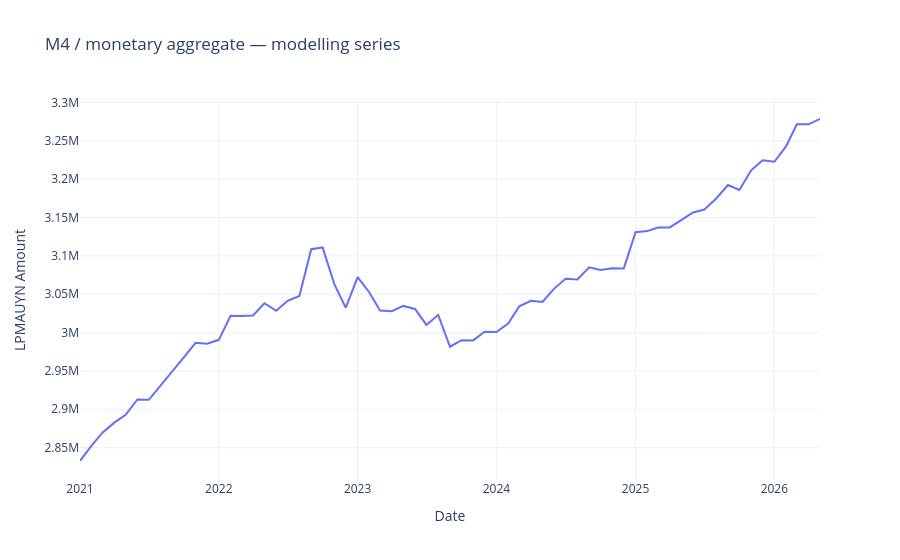
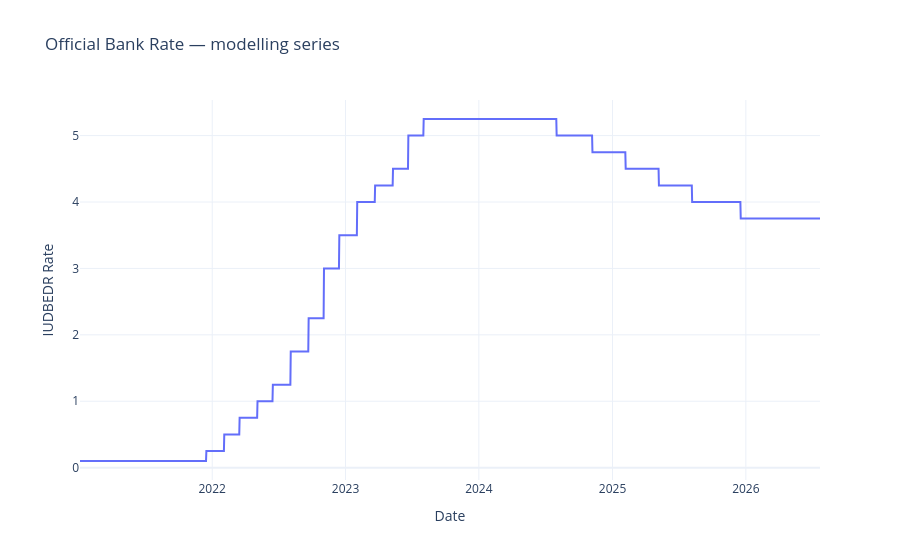
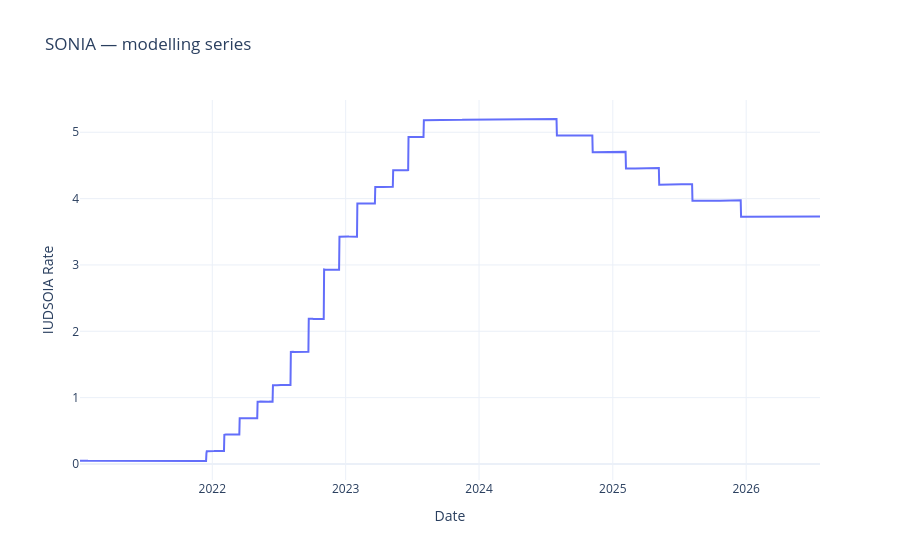
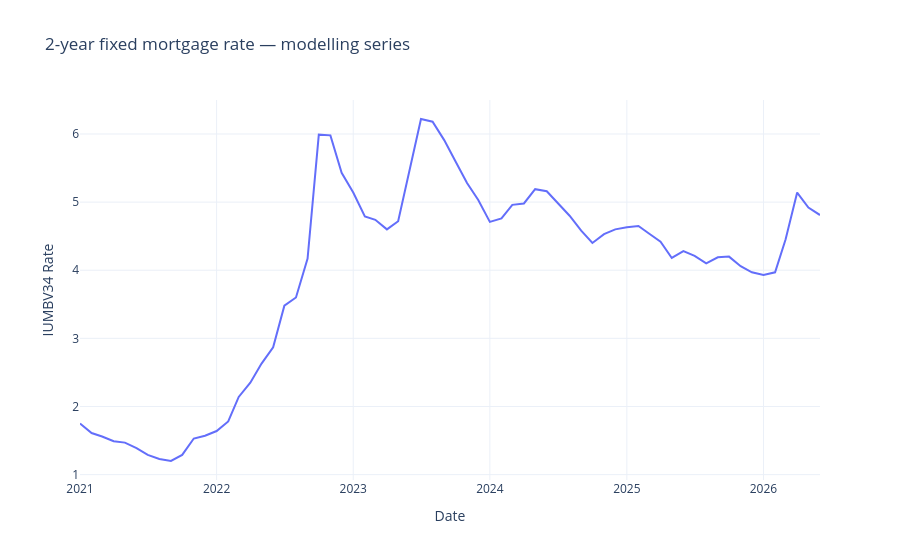

Notebook source saved alongside these figures, in order:
### Markdown cell above
## 5. Initial time-series exploration

### Code cell
def plot_series(series_code: str) -> go.Figure:
    config = DATASET_CONFIG[series_code]
    series = model_series[series_code]
    figure = go.Figure()
    figure.add_trace(go.Scatter(x=series.index, y=series.values, mode='lines', name=config['label']))
    figure.update_layout(
        title=f"{config['label']} — modelling series",
        xaxis_title='Date',
        yaxis_title=config['value_column'],
        hovermode='x unified',
        template='plotly_white',
    )
    return figure


for series_code in DATASET_CONFIG:
    plot_series(series_code).show()

### Figure 1 — Plotly figure (JSON) as saved in the notebook; plotly's stock layout.template omitted (floating-point values rounded to 4 significant figures)
{"data": [{"mode": "lines", "name": "M4 / monetary aggregate", "type": "scatter", "x": ["2021-01-01T00:00:00", "2021-02-01T00:00:00", "2021-03-01T00:00:00", "2021-04-01T00:00:00", "2021-05-01T00:00:00", "2021-06-01T00:00:00", "2021-07-01T00:00:00", "2021-08-01T00:00:00", "2021-09-01T00:00:00", "2021-10-01T00:00:00", "2021-11-01T00:00:00", "2021-12-01T00:00:00", "2022-01-01T00:00:00", "2022-02-01T00:00:00", "2022-03-01T00:00:00", "2022-04-01T00:00:00", "2022-05-01T00:00:00", "2022-06-01T00:00:00", "2022-07-01T00:00:00", "2022-08-01T00:00:00", "2022-09-01T00:00:00", "2022-10-01T00:00:00", "2022-11-01T00:00:00", "2022-12-01T00:00:00", "2023-01-01T00:00:00", "2023-02-01T00:00:00", "2023-03-01T00:00:00", "2023-04-01T00:00:00", "2023-05-01T00:00:00", "2023-06-01T00:00:00", "2023-07-01T00:00:00", "2023-08-01T00:00:00", "2023-09-01T00:00:00", "2023-10-01T00:00:00", "2023-11-01T00:00:00", "2023-12-01T00:00:00", "2024-01-01T00:00:00", "2024-02-01T00:00:00", "2024-03-01T00:00:00", "2024-04-01T00:00:00", "2024-05-01T00:00:00", "2024-06-01T00:00:00", "2024-07-01T00:00:00", "2024-08-01T00:00:00", "2024-09-01T00:00:00", "2024-10-01T00:00:00", "2024-11-01T00:00:00", "2024-12-01T00:00:00", "2025-01-01T00:00:00", "2025-02-01T00:00:00", "2025-03-01T00:00:00", "2025-04-01T00:00:00", "2025-05-01T00:00:00", "2025-06-01T00:00:00", "2025-07-01T00:00:00", "2025-08-01T00:00:00", "2025-09-01T00:00:00", "2025-10-01T00:00:00", "2025-11-01T00:00:00", "2025-12-01T00:00:00", "2026-01-01T00:00:00", "2026-02-01T00:00:00", "2026-03-01T00:00:00", "2026-04-01T00:00:00", "2026-05-01T00:00:00"], "y": [2833000.0, 2853000.0, 2870000.0, 2883000.0, 2893000.0, 2913000.0, 2912000.0, 2931000.0, 2949000.0, 2968000.0, 2987000.0, 2985000.0, 2991000.0, 3022000.0, 3022000.0, 3022000.0, 3038000.0, 3029000.0, 3041000.0, 3048000.0, 3109000.0, 3111000.0, 3063000.0, 3032000.0, 3072000.0, 3052000.0, 3029000.0, 3028000.0, 3035000.0, 3031000.0, 3010000.0, 3023000.0, 2982000.0, 2990000.0, 2990000.0, 3001000.0, 3001000.0, 3012000.0, 3034000.0, 3041000.0, 3040000.0, 3057000.0, 3070000.0, 3069000.0, 3085000.0, 3082000.0, 3084000.0, 3084000.0, 3131000.0, 3132000.0, 3137000.0, 3137000.0, 3147000.0, 3157000.0, 3160000.0, 3175000.0, 3192000.0, 3186000.0, 3212000.0, 3225000.0, 3223000.0, 3243000.0, 3272000.0, 3272000.0, 3278000.0]}], "layout": {"hovermode": "x unified", "title": {"text": "M4 / monetary aggregate — modelling series"}, "xaxis": {"title": {"text": "Date"}}, "yaxis": {"title": {"text": "LPMAUYN Amount"}}}}

### Figure 2 — Plotly figure (JSON) as saved in the notebook; plotly's stock layout.template omitted (floating-point values rounded to 4 significant figures; data arrays with more than 128 entries replaced by an {"elided": "..."} marker saying what was removed)
{"data": [{"mode": "lines", "name": "Official Bank Rate", "type": "scatter", "x": {"elided": "1449 str values"}, "y": {"elided": "1449 float values"}}], "layout": {"hovermode": "x unified", "title": {"text": "Official Bank Rate — modelling series"}, "xaxis": {"title": {"text": "Date"}}, "yaxis": {"title": {"text": "IUDBEDR Rate"}}}}

### Figure 3 — Plotly figure (JSON) as saved in the notebook; plotly's stock layout.template omitted (floating-point values rounded to 4 significant figures; data arrays with more than 128 entries replaced by an {"elided": "..."} marker saying what was removed)
{"data": [{"mode": "lines", "name": "SONIA", "type": "scatter", "x": {"elided": "1448 str values"}, "y": {"elided": "1448 float values"}}], "layout": {"hovermode": "x unified", "title": {"text": "SONIA — modelling series"}, "xaxis": {"title": {"text": "Date"}}, "yaxis": {"title": {"text": "IUDSOIA Rate"}}}}

### Figure 4 — Plotly figure (JSON) as saved in the notebook; plotly's stock layout.template omitted (floating-point values rounded to 4 significant figures)
{"data": [{"mode": "lines", "name": "2-year fixed mortgage rate", "type": "scatter", "x": ["2021-01-01T00:00:00", "2021-02-01T00:00:00", "2021-03-01T00:00:00", "2021-04-01T00:00:00", "2021-05-01T00:00:00", "2021-06-01T00:00:00", "2021-07-01T00:00:00", "2021-08-01T00:00:00", "2021-09-01T00:00:00", "2021-10-01T00:00:00", "2021-11-01T00:00:00", "2021-12-01T00:00:00", "2022-01-01T00:00:00", "2022-02-01T00:00:00", "2022-03-01T00:00:00", "2022-04-01T00:00:00", "2022-05-01T00:00:00", "2022-06-01T00:00:00", "2022-07-01T00:00:00", "2022-08-01T00:00:00", "2022-09-01T00:00:00", "2022-10-01T00:00:00", "2022-11-01T00:00:00", "2022-12-01T00:00:00", "2023-01-01T00:00:00", "2023-02-01T00:00:00", "2023-03-01T00:00:00", "2023-04-01T00:00:00", "2023-05-01T00:00:00", "2023-06-01T00:00:00", "2023-07-01T00:00:00", "2023-08-01T00:00:00", "2023-09-01T00:00:00", "2023-10-01T00:00:00", "2023-11-01T00:00:00", "2023-12-01T00:00:00", "2024-01-01T00:00:00", "2024-02-01T00:00:00", "2024-03-01T00:00:00", "2024-04-01T00:00:00", "2024-05-01T00:00:00", "2024-06-01T00:00:00", "2024-07-01T00:00:00", "2024-08-01T00:00:00", "2024-09-01T00:00:00", "2024-10-01T00:00:00", "2024-11-01T00:00:00", "2024-12-01T00:00:00", "2025-01-01T00:00:00", "2025-02-01T00:00:00", "2025-03-01T00:00:00", "2025-04-01T00:00:00", "2025-05-01T00:00:00", "2025-06-01T00:00:00", "2025-07-01T00:00:00", "2025-08-01T00:00:00", "2025-09-01T00:00:00", "2025-10-01T00:00:00", "2025-11-01T00:00:00", "2025-12-01T00:00:00", "2026-01-01T00:00:00", "2026-02-01T00:00:00", "2026-03-01T00:00:00", "2026-04-01T00:00:00", "2026-05-01T00:00:00", "2026-06-01T00:00:00"], "y": [1.75, 1.61, 1.56, 1.49, 1.47, 1.39, 1.29, 1.23, 1.2, 1.29, 1.53, 1.57, 1.64, 1.78, 2.14, 2.35, 2.63, 2.87, 3.48, 3.6, 4.17, 5.99, 5.98, 5.43, 5.14, 4.79, 4.74, 4.6, 4.72, 5.49, 6.22, 6.18, 5.91, 5.6, 5.28, 5.03, 4.71, 4.76, 4.96, 4.98, 5.19, 5.16, 4.99, 4.8, 4.58, 4.4, 4.53, 4.6, 4.63, 4.65, 4.54, 4.42, 4.18, 4.28, 4.21, 4.1, 4.19, 4.2, 4.06, 3.97, 3.93, 3.97, 4.45, 5.14, 4.92, 4.81]}], "layout": {"hovermode": "x unified", "title": {"text": "2-year fixed mortgage rate — modelling series"}, "xaxis": {"title": {"text": "Date"}}, "yaxis": {"title": {"text": "IUMBV34 Rate"}}}}
